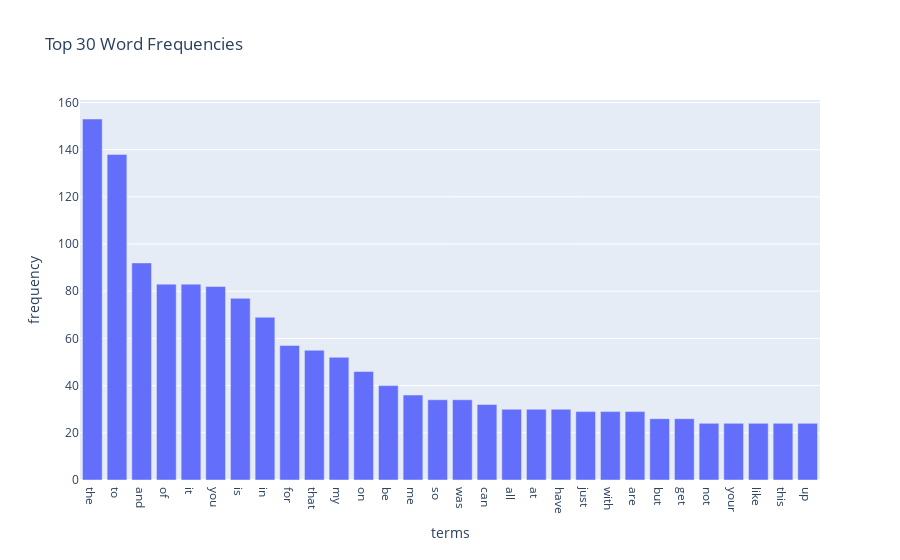

This figure's notebook cell:
### Code cell
test_top_30_indices = np.argsort(test_term_frequencies)[-30:][::-1]
# 準備資料供plotly使用
test_df_terms = pd.DataFrame({
    'terms': count_vect.get_feature_names_out()[test_top_30_indices],
    'frequency': test_term_frequencies[test_top_30_indices]
})

fig = px.bar(test_df_terms, x='terms', y='frequency', title='Top 30 Word Frequencies')
fig.show()

### Figure 1 — Plotly figure (JSON) as saved in the notebook; plotly's stock layout.template omitted (floating-point values rounded to 4 significant figures)
{"data": [{"hovertemplate": "terms=%{x}<br>frequency=%{y}<extra></extra>", "legendgroup": "", "marker": {"color": "#636efa", "pattern": {"shape": ""}}, "name": "", "orientation": "v", "showlegend": false, "textposition": "auto", "type": "bar", "x": ["the", "to", "and", "of", "it", "you", "is", "in", "for", "that", "my", "on", "be", "me", "so", "was", "can", "all", "at", "have", "just", "with", "are", "but", "get", "not", "your", "like", "this", "up"], "xaxis": "x", "y": [153, 138, 92, 83, 83, 82, 77, 69, 57, 55, 52, 46, 40, 36, 34, 34, 32, 30, 30, 30, 29, 29, 29, 26, 26, 24, 24, 24, 24, 24], "yaxis": "y"}], "layout": {"barmode": "relative", "legend": {"tracegroupgap": 0}, "title": {"text": "Top 30 Word Frequencies"}, "xaxis": {"anchor": "y", "domain": [0, 1], "title": {"text": "terms"}}, "yaxis": {"anchor": "x", "domain": [0, 1], "title": {"text": "frequency"}}}}
